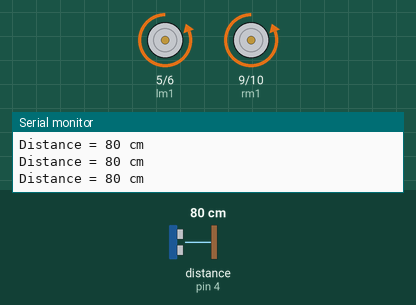
The sketch below on a simulated Arduino Uno, built with avr-gcc and run on an emulated ATmega328P. On the bench: motor-driver pin pairs drawn as motors (green arrow = first pin HIGH = forward, orange = second pin HIGH = backward, longer = more drive), the last lines printed to the serial monitor. Wiring (inferred from the names in the program): ultrasonic range finder: trigger pin 3; echo pin 4. Inputs (shaded band) come from the test bench; at power-on: distance to the obstacle (sensor on pin 4) 80 cm. The echo pulse lasts 58.3 µs per cm.

Above: at 1.2 s.
1.3 s: distance to the obstacle (sensor on pin 4) set to 45 cm
2.8 s: distance to the obstacle (sensor on pin 4) set to 37 cm
At 3.6 s:
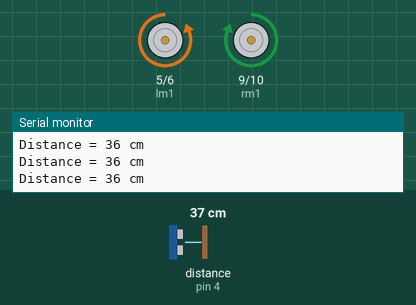
4.4 s: distance to the obstacle (sensor on pin 4) set to 120 cm
At 5.7 s:
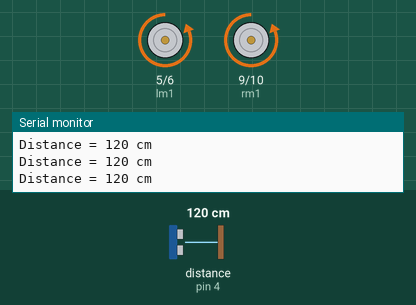
Timing chart, 0 to 7.4 s (numbered marks = the images above; inputs shaded):
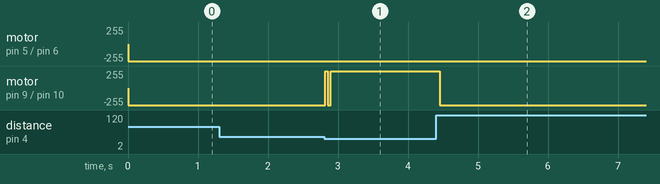

The sketch:

wall_detect_bot.ino
```cpp
int trig1=3;
int echo1=4;
int lm1 = 5;
int lm2 = 6;
int rm1 = 9;
int rm2 = 10;


void setup()
{
  Serial.begin(9600);
  pinMode(trig1,OUTPUT);
  pinMode(echo1,INPUT);
  pinMode(lm1,OUTPUT);
  pinMode(lm2,OUTPUT);
  pinMode(rm1,OUTPUT);
  pinMode(rm2,OUTPUT);
}

int dis;
void loop()
{
  dis = check_dist(trig1,echo1);
  Serial.print ("Distance = ");
  Serial.print (dis);
  Serial.print (" cm");
  Serial.write(10);
  forward();
  if(dis <= 40)
  {
    right();
  }

}

void forward()
{
  digitalWrite(lm1,LOW);
  digitalWrite(lm2,HIGH);
  digitalWrite(rm1,LOW);
  digitalWrite(rm2,HIGH);
}

void stopt()
{
  digitalWrite(lm1,LOW);
  digitalWrite(lm2,LOW);
  digitalWrite(rm1,LOW);
  digitalWrite(rm2,LOW);
}
void right()
{
  digitalWrite(lm1,LOW);
  digitalWrite(lm2,HIGH);
  digitalWrite(rm1,HIGH);
  digitalWrite(rm2,LOW);
}

void left()
{
  digitalWrite(lm1,HIGH);
  digitalWrite(lm2,LOW);
  digitalWrite(rm1,LOW);
  digitalWrite(rm2,HIGH);
}


int check_dist(int trig,int echo)
{
  digitalWrite(trig,LOW);
  delayMicroseconds(5);
  digitalWrite(trig,HIGH);
  delayMicroseconds(10);
  digitalWrite(trig,LOW);
  int dist;
  dist=pulseIn(echo,HIGH);
  dist = dist/58;


  return dist;
}
```

Measured:
- the behaviour switches between 42 and 41 cm on distance to the obstacle (sensor on pin 4) (found by bisection; images 0 and 1)
- after the input at 2.8 s, motor on pin 9 (rm1) / pin 10 (rm2): backward 255/255 → forward 255/255 at once
- after the input at 4.4 s, motor on pin 9 (rm1) / pin 10 (rm2): forward 255/255 → backward 255/255 after 0.06 s
